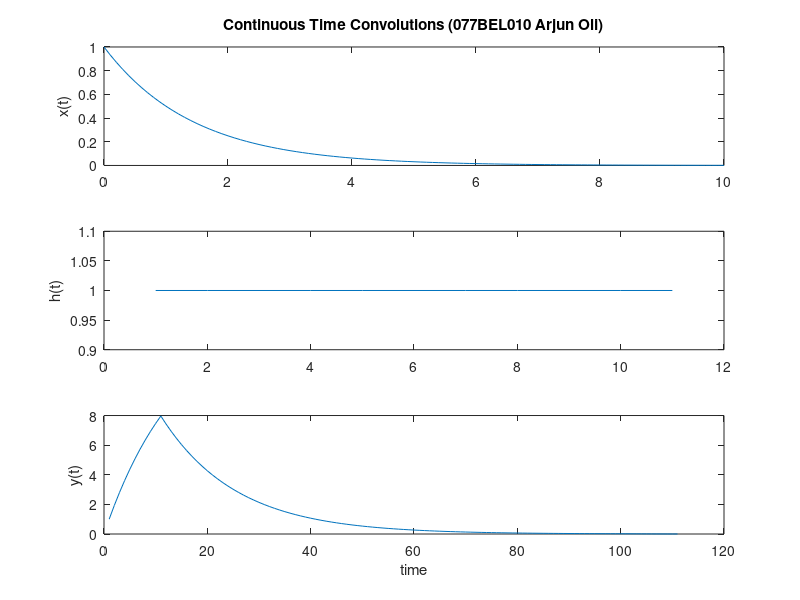

MATLAB code for this plot:
t = 0:0.1:10;
h = ones(1,11);
x = power(0.5,t);
y = conv(x,h);
subplot(3,1,1);
plot(t, x);
title('Continuous Time Convolutions (077BEL010 Arjun Oli)'); ylabel('x(t)');

subplot(3,1,2); plot(h); ylabel('h(t)');
subplot(3,1,3); plot(y); ylabel('y(t)');
xlabel('time');
